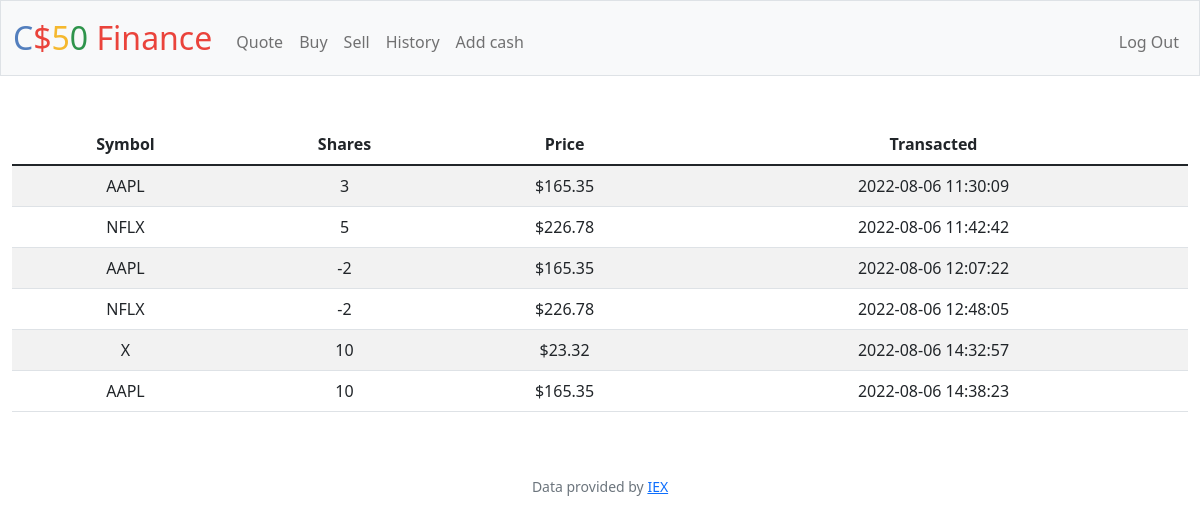
Screenshot of /history (signed in) with the database file from the repository.
### tables this page shows
CREATE TABLE transactions (user_id INTEGER NOT NULL, symbol TEXT NOT NULL, name TEXT NOT NULL, shares INTEGER NOT NULL, price INTEGER NOT NULL, time NUMERIC, FOREIGN KEY(user_id) REFERENCES users(id));

### app.py (the view)
@app.route("/history")
@login_required
def history():
    records = db.execute("SELECT * FROM transactions WHERE user_id = ? ORDER BY time", session["user_id"])
    return render_template("history.html", records=records)

### app.py (called while the page is built)
@app.after_request
def after_request(response):
    response.headers["Cache-Control"] = "no-cache, no-store, must-revalidate"
    response.headers["Expires"] = 0
    response.headers["Pragma"] = "no-cache"
    return response

### helpers.py (called while the page is built)
def login_required(f):
    @wraps(f)
    def decorated_function(*args, **kwargs):
        if session.get("user_id") is None:
            return redirect("/login")
        return f(*args, **kwargs)
    return decorated_function

def usd(value):
    return f"${value:,.2f}"

### templates/history.html (shortened to what this page needs)
{% extends "layout.html" %}
{% block main %}
<table class="table table-striped table-hover">
    <thead>
        <tr>
            <th>Symbol</th>
            <th>Shares</th>
            <th>Price</th>
            <th>Transacted</th>
        </tr>
    </thead>
    <tbody>
        {% for record in records %}
            <tr>
                <td>{{ record.symbol }}</td>
                <td>{{ record.shares }}</td>
                <td>{{ record.price | usd }}</td>
                <td>{{ record.time }}</td>
            </tr>
        {% endfor %}
    </tbody>
</table>
{% endblock %}

### templates/layout.html (shortened to what this page needs)
<!DOCTYPE html>
<html lang="en">
    <head>
        <link href="https://cdn.jsdelivr.net/npm/bootstrap@5.1.3/dist/css/bootstrap.min.css" rel="stylesheet">
        <link href="/static/styles.css" rel="stylesheet">
    </head>
    <body>
        <nav class="bg-light border navbar navbar-expand-md navbar-light">
            <div class="container-fluid">
                <a class="navbar-brand" href="/"><span class="blue">C</span><span class="red">$</span><span class="yellow">5</span><span class="green">0</span> <span class="red">Finance</span></a>
                <div class="collapse navbar-collapse" id="navbar">
                    {% if session["user_id"] %}
                        <ul class="navbar-nav me-auto mt-2">
                            <li class="nav-item"><a class="nav-link" href="/quote">Quote</a></li>
                            <li class="nav-item"><a class="nav-link" href="/buy">Buy</a></li>
                            <li class="nav-item"><a class="nav-link" href="/sell">Sell</a></li>
                            <li class="nav-item"><a class="nav-link" href="/history">History</a></li>
                            <li class="nav-item"><a class="nav-link" href="/add-cash">Add cash</a></li>
                        </ul>
                        <ul class="navbar-nav ms-auto mt-2">
                            <li class="nav-item"><a class="nav-link" href="/logout">Log Out</a></li>
                        </ul>
                    {% else %}
                        <ul class="navbar-nav ms-auto mt-2">
                            <li class="nav-item"><a class="nav-link" href="/register">Register</a></li>
                            <li class="nav-item"><a class="nav-link" href="/login">Log In</a></li>
                        </ul>
                    {% endif %}
                </div>
            </div>
        </nav>
        <main class="container-fluid py-5 text-center">
            {% block main %}{% endblock %}
        </main>
        <footer class="mb-5 small text-center text-muted">
            Data provided by <a href="https://iexcloud.io/">IEX</a>
        </footer>
    </body>
</html>

### static/styles.css (style rules this page uses)
nav .navbar-brand { font-size: xx-large; }
nav .navbar-brand .blue { color: #537fbe; }
nav .navbar-brand .red { color: #ea433b; }
nav .navbar-brand .yellow { color: #f5b82e; }
nav .navbar-brand .green { color: #2e944b; }

### rows the page displays
transactions: symbol "AAPL", shares "3", price "$165.35", time "2022-08-06 11:30:09"
transactions: symbol "NFLX", shares "5", price "$226.78", time "2022-08-06 11:42:42"
transactions: symbol "AAPL", shares "-2", price "$165.35", time "2022-08-06 12:07:22"
transactions: symbol "NFLX", shares "-2", price "$226.78", time "2022-08-06 12:48:05"
transactions: symbol "X", shares "10", price "$23.32", time "2022-08-06 14:32:57"
transactions: symbol "AAPL", shares "10", price "$165.35", time "2022-08-06 14:38:23"
